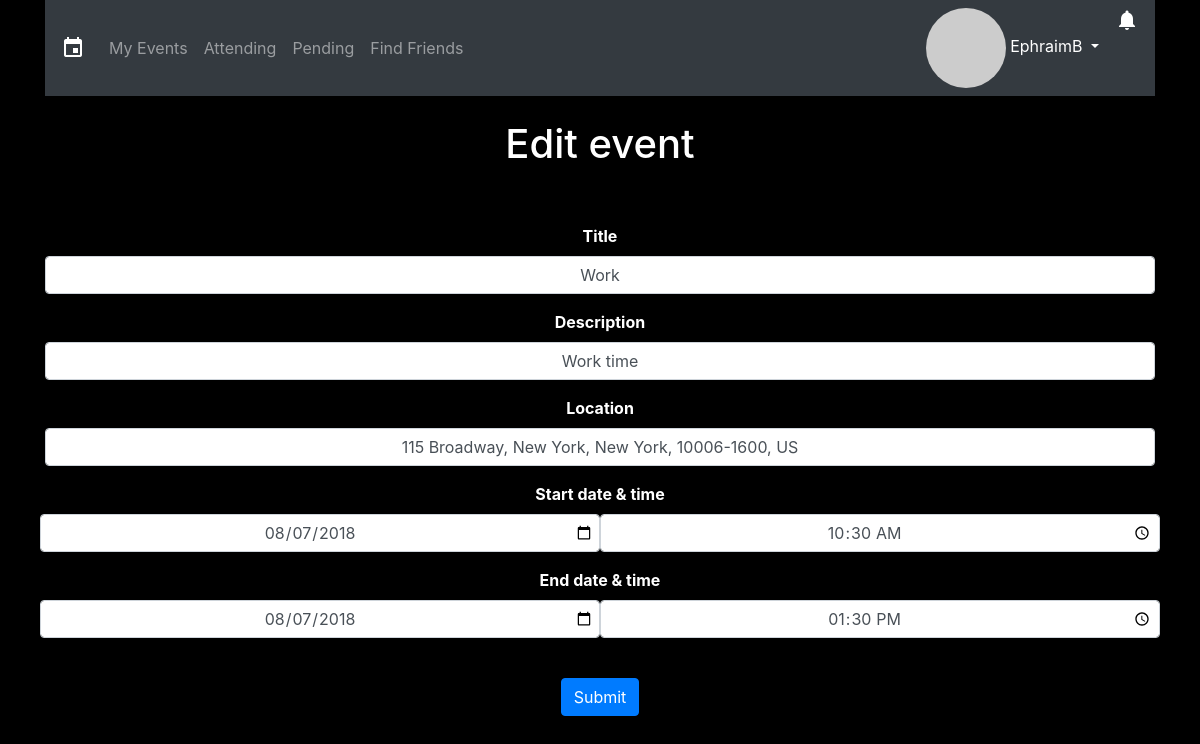
Before: /updateEvent.php?event_id=2 (signed in) with the older database file.
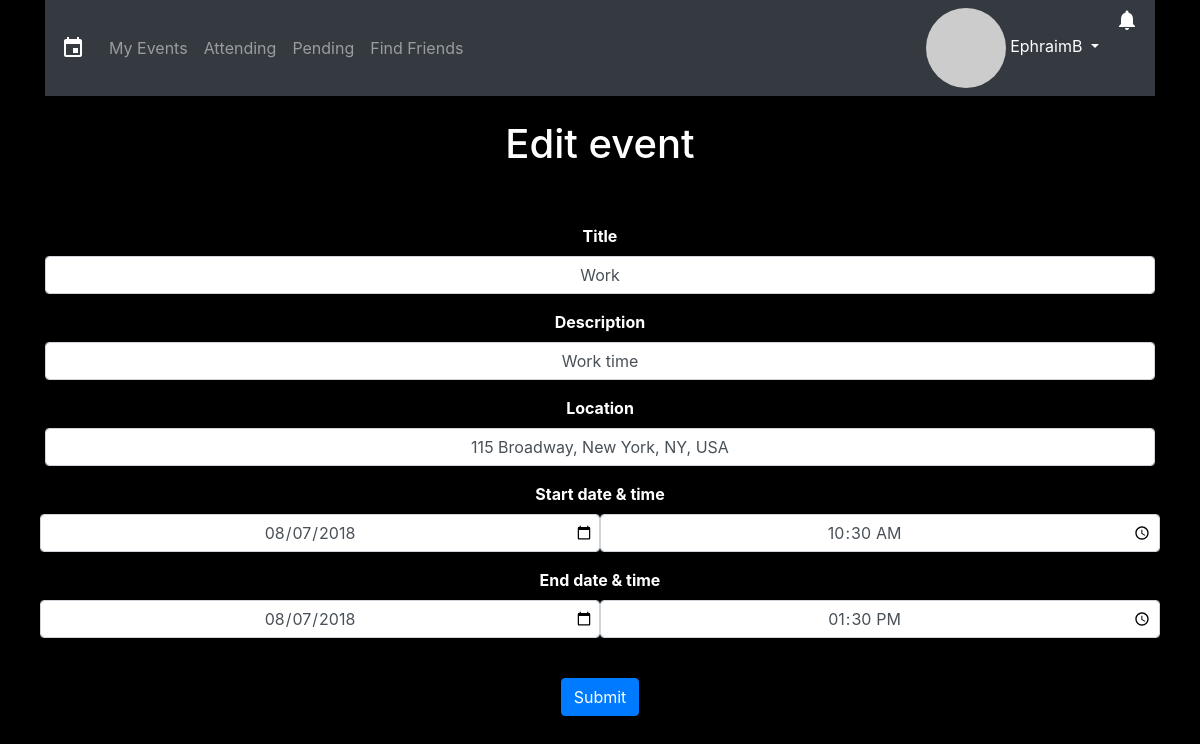
After: the same page with the newer database file.
### tables this page shows
CREATE TABLE `events` (
  `event_id` int(11) NOT NULL,
  `title` varchar(50) NOT NULL,
  `description` varchar(255) NOT NULL,
  `location` varchar(255) NOT NULL,
  `startDate` datetime NOT NULL,
  `endDate` datetime NOT NULL
);

### updateEvent.php (the view, shortened to what the changed rows need)
<?php
global $link;
$event_id = $_GET['event_id'];
$session_user_id = $_SESSION['user_id'];
$query = "SELECT * FROM events WHERE event_id=$event_id";
$result = mysqli_query($link, $query);
$darkTheme_query = "SELECT darkTheme FROM users WHERE user_id='$session_user_id'";
$darkTheme_result = mysqli_query($link, $darkTheme_query);
$darkTheme = mysqli_fetch_array($darkTheme_result)[0];
while($row = mysqli_fetch_array($result)){
  $title = $row['title'];
  $description = $row['description'];
  $location = $row['location'];
  $startDate = $row['startDate'];
  $endDate = $row['endDate'];
  $startDateFormatted = date("Y-m-d", strtotime($startDate));
  $startTimeFormatted = date("H:i", strtotime($startDate));
  $endDateFormatted = date("Y-m-d", strtotime($endDate));
  $endTimeFormatted = date("H:i", strtotime($endDate));
}
?>
<!DOCTYPE html>
<html>
  <head>
    <link rel="stylesheet" href="https://stackpath.bootstrapcdn.com/bootstrap/4.1.1/css/bootstrap.min.css">
    <link type="text/css" rel="stylesheet" href="https://api.mqcdn.com/sdk/place-search-js/v1.0.0/place-search.css"/>
    <link rel="stylesheet" href="css/style.css">
  </head>
	<?php
	if($darkTheme == 0){
	?>
	<body>
	<?php
	}
	else if($darkTheme == 1){
	?>
	<body style="background-color: black; color: white">
	<?php
	}
	?>
    <div class="container">
      <br>
      <header>
        <h1 class="text-center">Edit event</h1>
      </header>
      <br>
      <br>
      <main>
        <?php
        echo '<form action="server.php?event_id='.$event_id.'" method="post">';
        ?>
          <div class="form-group text-center">
            <label class="font-weight-bold">Title</label>
            <?php echo '<input type="text" class="form-control text-center" name="title" value="'.$title.'">'; ?>
          </div>
          <div class="form-group text-center">
            <label class="font-weight-bold">Description</label>
            <?php echo '<input type="text" class="form-control text-center" name="description" value="'.$description.'">'; ?>
          </div>
          <div class="form-group text-center">
            <label class="font-weight-bold">Location</label>
            <?php echo '<input type="text" id="location" class="form-control text-center" name="location" value="'.$location.'">'; ?>
          </div>
          <div class="form-group text-center">
            <div class="form-row">
              <?php
              echo '
              <input type="date" class="form-control text-center col-6" name="startDate" value="'.$startDateFormatted.'">
              <input type="time" class="form-control text-center col-6" name="startTime" value="'.$startTimeFormatted.'">';
              ?>
            </div>
          </div>
          <div class="form-group text-center">
            <div class="form-row">
              <?php
              echo '
              <input type="date" class="form-control text-center col-6" name="endDate" value="'.$endDateFormatted.'">
              <input type="time" class="form-control text-center col-6" name="endTime" value="'.$endTimeFormatted.'">';
              ?>
            </div>
          </div>
          <br>
        </form>
				<br>
      </main>
    </div>
  </body>
</html>

Changed rows visible on the page:
changed events "Work": location "115 Broadway, New York, New York, 10006-1600, US" → "115 Broadway, New York, NY, USA"
